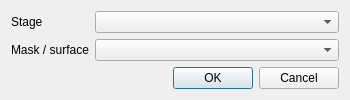
<?xml version="1.0" encoding="UTF-8"?>
<ui version="4.0">
 <class>FractureViewDialog</class>
 <widget class="QDialog" name="FractureViewDialog">
  <property name="geometry">
   <rect>
    <x>0</x>
    <y>0</y>
    <width>350</width>
    <height>93</height>
   </rect>
  </property>
  <property name="windowTitle">
   <string>Dialog</string>
  </property>
  <layout class="QGridLayout" name="gridLayout">
   <item row="1" column="1">
    <widget class="QComboBox" name="cbStage">
     <property name="sizePolicy">
      <sizepolicy hsizetype="Expanding" vsizetype="Fixed">
       <horstretch>0</horstretch>
       <verstretch>0</verstretch>
      </sizepolicy>
     </property>
    </widget>
   </item>
   <item row="3" column="1">
    <widget class="QComboBox" name="cbMaskImg">
     <property name="sizePolicy">
      <sizepolicy hsizetype="Expanding" vsizetype="Fixed">
       <horstretch>0</horstretch>
       <verstretch>0</verstretch>
      </sizepolicy>
     </property>
    </widget>
   </item>
   <item row="1" column="0">
    <widget class="QLabel" name="lStage">
     <property name="text">
      <string>Stage</string>
     </property>
    </widget>
   </item>
   <item row="3" column="0">
    <widget class="QLabel" name="lMaskImg">
     <property name="text">
      <string>Mask / surface</string>
     </property>
    </widget>
   </item>
   <item row="4" column="0" colspan="2">
    <widget class="QDialogButtonBox" name="buttonBox">
     <property name="orientation">
      <enum>Qt::Horizontal</enum>
     </property>
     <property name="standardButtons">
      <set>QDialogButtonBox::Cancel|QDialogButtonBox::Ok</set>
     </property>
    </widget>
   </item>
  </layout>
 </widget>
 <resources/>
 <connections>
  <connection>
   <sender>buttonBox</sender>
   <signal>accepted()</signal>
   <receiver>FractureViewDialog</receiver>
   <slot>accept()</slot>
   <hints>
    <hint type="sourcelabel">
     <x>248</x>
     <y>254</y>
    </hint>
    <hint type="destinationlabel">
     <x>157</x>
     <y>274</y>
    </hint>
   </hints>
  </connection>
  <connection>
   <sender>buttonBox</sender>
   <signal>rejected()</signal>
   <receiver>FractureViewDialog</receiver>
   <slot>reject()</slot>
   <hints>
    <hint type="sourcelabel">
     <x>316</x>
     <y>260</y>
    </hint>
    <hint type="destinationlabel">
     <x>286</x>
     <y>274</y>
    </hint>
   </hints>
  </connection>
 </connections>
</ui>
